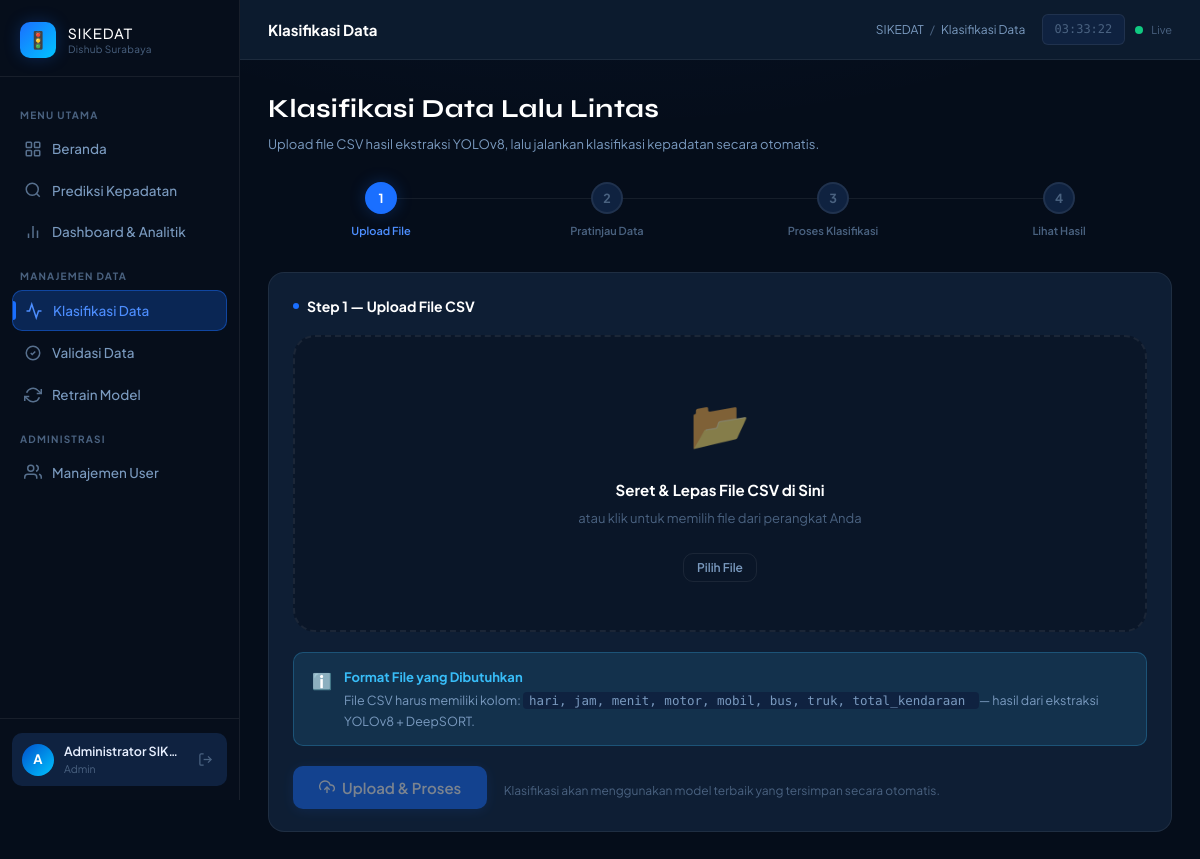
The app's page /classifier (signed in) with its own data.
### models.py (models this page shows, shortened)
class User(UserMixin, db.Model):
    __tablename__ = 'users'
    id           = db.Column(db.Integer, primary_key=True)
    username     = db.Column(db.String(80), unique=True, nullable=False)
    password     = db.Column(db.String(200), nullable=False)  # disimpan ter-hash
    nama_lengkap = db.Column(db.String(150), nullable=True)
    role_id      = db.Column(db.Integer, db.ForeignKey('roles.id'), nullable=False)
    is_active    = db.Column(db.Boolean, default=True)
    created_at   = db.Column(db.DateTime, default=datetime.utcnow)
    dataset_diklasifikasi = db.relationship(
        'Dataset',
        foreign_keys='Dataset.classified_by',
        backref='pengklasifikasi',
        lazy=True
    )
    dataset_divalidasi = db.relationship(
        'Dataset',
        foreign_keys='Dataset.validated_by',
        backref='validator',
        lazy=True
    )
    retrain_dilakukan = db.relationship(
        'RetrainHistory',
        backref='operator',
        lazy=True
    )
    @property
    def has_full_access(self):
        return self.role.akses_penuh if self.role else False

class Role(db.Model):
    __tablename__ = 'roles'
    id          = db.Column(db.Integer, primary_key=True)
    nama        = db.Column(db.String(50), unique=True, nullable=False)
    deskripsi   = db.Column(db.String(200), nullable=True)
    akses_penuh = db.Column(db.Boolean, default=False, nullable=False)
    users = db.relationship('User', backref='role', lazy=True)

### app.py (the view)
@app.route('/classifier', methods=['GET', 'POST'])
@full_access_required
def classifier():
    return render_template('classifier.html', step=1)

### app.py (called while the page is built)
@login_manager.user_loader
def load_user(user_id):
    return User.query.get(int(user_id))

def full_access_required(f):
    @wraps(f)
    def decorated(*args, **kwargs):
        if not current_user.is_authenticated:
            flash('Silakan login untuk mengakses halaman ini.', 'warning')
            return redirect(url_for('auth.login'))
        if not current_user.has_full_access:
            abort(403)
        return f(*args, **kwargs)
    return decorated

@app.context_processor
def inject_globals():
    return {'now': datetime.utcnow()}

### templates/classifier.html (shortened to what this page needs)
{% extends "base.html" %}
{% block page_title %}Klasifikasi Data{% endblock %}
{% block breadcrumb %}Klasifikasi Data{% endblock %}
{% block content %}
<div class="page-header">
  <h1>Klasifikasi Data Lalu Lintas</h1>
  <p>Upload file CSV hasil ekstraksi YOLOv8, lalu jalankan klasifikasi kepadatan secara otomatis.</p>
</div>
<div class="stepper fade-in">
  {% set s = step | default(1) %}
  <div class="step {{ 'active' if s == 1 else ('completed' if s > 1 else '') }}">
    <div class="step-num">{{ '✓' if s > 1 else '1' }}</div>
    <div class="step-label">Upload File</div>
  </div>
  <div class="step {{ 'active' if s == 2 else ('completed' if s > 2 else '') }}">
    <div class="step-num">{{ '✓' if s > 2 else '2' }}</div>
    <div class="step-label">Pratinjau Data</div>
  </div>
  <div class="step {{ 'active' if s == 3 else ('completed' if s > 3 else '') }}">
    <div class="step-num">{{ '✓' if s > 3 else '3' }}</div>
    <div class="step-label">Proses Klasifikasi</div>
  </div>
  <div class="step {{ 'active' if s == 4 else '' }}">
    <div class="step-num">4</div>
    <div class="step-label">Lihat Hasil</div>
  </div>
</div>
<div id="panelUpload" class="card fade-in delay-1"
     style="{{ 'display:none' if step | default(1) > 1 else '' }}">
  <div class="card-header">
    <div class="card-title"><span class="dot"></span>Step 1 — Upload File CSV</div>
  </div>
  <form method="POST" action="{{ url_for('classifier') }}"
        enctype="multipart/form-data" id="uploadForm">
    <div class="upload-zone" id="uploadZone">
      <div class="upload-icon">📂</div>
      <h3>Seret &amp; Lepas File CSV di Sini</h3>
      <p>atau klik untuk memilih file dari perangkat Anda</p>
      <button type="button" class="btn btn-outline btn-sm"
              style="margin-top:8px;position:relative;z-index:1;">
        Pilih File
      </button>
    </div>
    <div class="alert alert-info" style="margin-top: 20px;">
      <span class="alert-icon">ℹ️</span>
      <div class="alert-body">
        <div class="alert-title">Format File yang Dibutuhkan</div>
        <div class="alert-desc">
          File CSV harus memiliki kolom:
          <code style="font-family:var(--font-mono);background:var(--bg-elevated);
                       padding:1px 6px;border-radius:4px;">
            hari, jam, menit, motor, mobil, bus, truk, total_kendaraan
          </code>
          — hasil dari ekstraksi YOLOv8 + DeepSORT.
        </div>
      </div>
    </div>
    <div style="margin-top: 20px;">
      <button type="submit" class="btn btn-primary btn-lg" id="btnUpload" disabled>
        <svg width="16" height="16" viewBox="0 0 24 24" fill="none"
             stroke="currentColor" stroke-width="2">
          <polyline points="16 16 12 12 8 16"/><line x1="12" y1="12" x2="12" y2="21"/>
          <path d="M20.39 18.39A5 5 0 0 0 18 9h-1.26A8 8 0 1 0 3 16.3"/>
        </svg>
        Upload &amp; Proses
      </button>
      <span style="font-size:12px;color:var(--text-muted);margin-left:14px;">
        Klasifikasi akan menggunakan model terbaik yang tersimpan secara otomatis.
      </span>
    </div>
  </form>
</div>
{% endblock %}

### templates/base.html (shortened to what this page needs)
<!DOCTYPE html>
<html lang="id">
<head>
  <link rel="stylesheet" href="{{ url_for('static', filename='css/style.css') }}" />
</head>
<body>
<div class="layout">
  <aside class="sidebar" id="sidebar">
    <div class="sidebar-logo">
      <div class="sidebar-logo-icon">🚦</div>
      <div class="sidebar-logo-text">
        <span class="brand">SIKEDAT</span>
        <span class="sub">Dishub Surabaya</span>
      </div>
    </div>
    <nav class="sidebar-nav">
      <div class="nav-section-label">Menu Utama</div>
      <a href="{{ url_for('index') }}"
         class="nav-item {% if request.endpoint == 'index' %}active{% endif %}">
        <svg class="icon" viewBox="0 0 24 24" fill="none" stroke="currentColor" stroke-width="2">
          <rect x="3" y="3" width="7" height="7" rx="1"/>
          <rect x="14" y="3" width="7" height="7" rx="1"/>
          <rect x="3" y="14" width="7" height="7" rx="1"/>
          <rect x="14" y="14" width="7" height="7" rx="1"/>
        </svg>
        Beranda
      </a>
      <a href="{{ url_for('prediksi') }}"
         class="nav-item {% if request.endpoint == 'prediksi' %}active{% endif %}">
        <svg class="icon" viewBox="0 0 24 24" fill="none" stroke="currentColor" stroke-width="2">
          <circle cx="11" cy="11" r="8"/>
          <line x1="21" y1="21" x2="16.65" y2="16.65"/>
        </svg>
        Prediksi Kepadatan
      </a>
      {% if current_user.is_authenticated %}
      <a href="{{ url_for('dashboard') }}"
         class="nav-item {% if request.endpoint == 'dashboard' %}active{% endif %}">
        <svg class="icon" viewBox="0 0 24 24" fill="none" stroke="currentColor" stroke-width="2">
          <line x1="18" y1="20" x2="18" y2="10"/>
          <line x1="12" y1="20" x2="12" y2="4"/>
          <line x1="6" y1="20" x2="6" y2="14"/>
        </svg>
        Dashboard &amp; Analitik
      </a>
      {% if current_user.has_full_access %}
      <div class="nav-section-label">Manajemen Data</div>
      <a href="{{ url_for('classifier') }}"
         class="nav-item {% if request.endpoint == 'classifier' %}active{% endif %}">
        <svg class="icon" viewBox="0 0 24 24" fill="none" stroke="currentColor" stroke-width="2">
          <polyline points="22 12 18 12 15 21 9 3 6 12 2 12"/>
        </svg>
        Klasifikasi Data
      </a>
      <a href="{{ url_for('validasi') }}"
         class="nav-item {% if request.endpoint == 'validasi' %}active{% endif %}">
        <svg class="icon" viewBox="0 0 24 24" fill="none" stroke="currentColor" stroke-width="2">
          <path d="M9 12l2 2 4-4"/>
          <path d="M21 12c0 4.97-4.03 9-9 9S3 16.97 3 12 7.03 3 12 3s9 4.03 9 9z"/>
        </svg>
        Validasi Data
      </a>
      <a href="{{ url_for('retrain_model') }}"
         class="nav-item {% if request.endpoint == 'retrain_model' %}active{% endif %}">
        <svg class="icon" viewBox="0 0 24 24" fill="none" stroke="currentColor" stroke-width="2">
          <polyline points="23 4 23 10 17 10"/>
          <polyline points="1 20 1 14 7 14"/>
          <path d="M3.51 9a9 9 0 0 1 14.85-3.36L23 10M1 14l4.64 4.36A9 9 0 0 0 20.49 15"/>
        </svg>
        Retrain Model
      </a>
      {% endif %}
      {% if current_user.role and current_user.role.nama == 'admin' %}
      <div class="nav-section-label">Administrasi</div>
      <a href="{{ url_for('users_list') }}"
         class="nav-item {% if 'users' in request.endpoint %}active{% endif %}">
        <svg class="icon" viewBox="0 0 24 24" fill="none" stroke="currentColor" stroke-width="2">
          <path d="M17 21v-2a4 4 0 0 0-4-4H5a4 4 0 0 0-4 4v2"/>
          <circle cx="9" cy="7" r="4"/>
          <path d="M23 21v-2a4 4 0 0 0-3-3.87"/>
          <path d="M16 3.13a4 4 0 0 1 0 7.75"/>
        </svg>
        Manajemen User
      </a>
      {% endif %}
      {% endif %}
    </nav>
    <div class="sidebar-footer">
      {% if current_user.is_authenticated %}
      <div class="sidebar-user">
        <div class="user-avatar">
          {{ current_user.nama_lengkap[0].upper() if current_user.nama_lengkap else current_user.username[0].upper() }}
        </div>
        <div class="user-info">
          <div class="name">{{ current_user.nama_lengkap or current_user.username }}</div>
          <div class="role">{{ current_user.role.nama | capitalize if current_user.role else '—' }}</div>
        </div>
        <a href="{{ url_for('auth.logout') }}" class="logout-btn" title="Keluar">
          <svg width="15" height="15" viewBox="0 0 24 24" fill="none" stroke="currentColor" stroke-width="2">
            <path d="M9 21H5a2 2 0 0 1-2-2V5a2 2 0 0 1 2-2h4"/>
            <polyline points="16 17 21 12 16 7"/>
            <line x1="21" y1="12" x2="9" y2="12"/>
          </svg>
        </a>
      </div>
      {% else %}
      <a href="{{ url_for('auth.login') }}" class="btn btn-primary w-full btn-sm">
        🔐 Login Dishub
      </a>
      {% endif %}
    </div>
  </aside>
  <div class="main-content">
    <header class="topbar">
      <div class="topbar-title">{% block page_title %}{% endblock %}</div>
      <div class="topbar-breadcrumb">
        <span>SIKEDAT</span>
        <span class="sep">/</span>
        <span>{% block breadcrumb %}{% endblock %}</span>
      </div>
      <div class="topbar-actions">
        <div class="topbar-time" id="live-clock">--:--:--</div>
        <div class="flex items-center gap-2">
          <div class="live-dot"></div>
          <span style="font-size:11px;color:var(--text-muted);">Live</span>
        </div>
      </div>
    </header>
    <main class="page-content">
      {% block content %}{% endblock %}
    </main>
  </div>
</div>
</body>
</html>

### records on screen
User: nama_lengkap "A", nama_lengkap "Administrator SIK…"
Role: role.nama "Admin"

### other values on screen
{{ '✓' if s > 1 else '1' }} "1"
{{ '✓' if s > 2 else '2' }} "2"
{{ '✓' if s > 3 else '3' }} "3"
